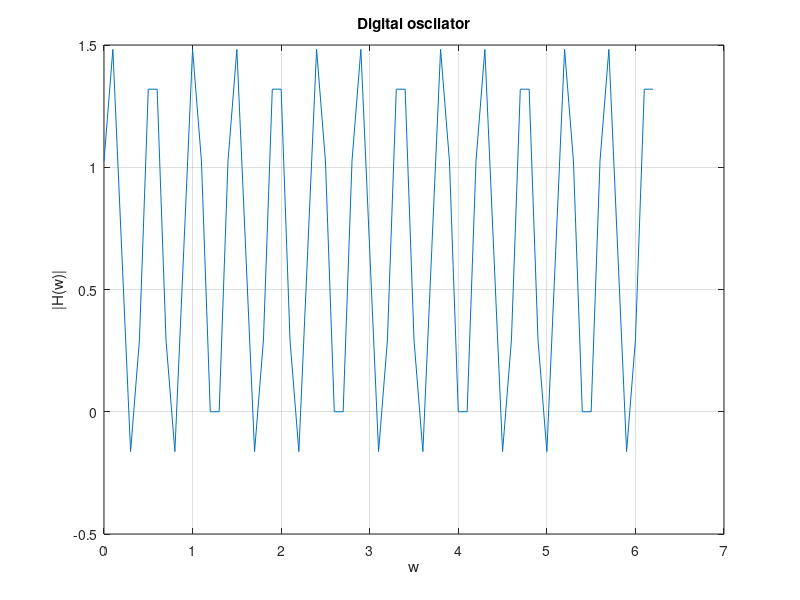

This chart was generated by the following MATLAB code:
1;
% Tecnologico de Costa Rica
% Escuela de Ingenieria Electronica
% El-5805 Procesamiento Digital de Señales

% This Octave File solves the
% problems given for the Course
% Digital Signal Processing

% Define a function called grapher, this
% functions lets generate a graph of a
% signal
% This function reveices a graph set up, as follow:
% ROWS : integer
% COLUMNS : integer
% POSITION : integer
% GRAPH TITLE : string
% X AXIS TITLE : string
% Y AXIS TITLE : string
% SIGNAL : vector
function grapherContinuos = grapherContinuos(rows, columns, position, graph_title, x_axis, y_axis, domain, signal)
    ws = subplot(rows,columns,position);
    plot(domain, signal);
    grid(ws, 'on');
    title(graph_title);
    xlabel(x_axis);
    ylabel(y_axis);
end

% Windows Title
figure('name', 'Exercise #10 - Digital Signal Processing');

% Core
% Lets set the domain
domain = 0:0.1:2*pi;

% Final result
out = domain;

% Frequency
w_0 = 3*pi/7;

% Index of the result
n = 1;

%Algorithm
for index = domain
  first = 0;
  second = 0;
  third = 1/sin(w_0);
  if(n-1 < 1)
    first = 0;
  else
     first = 2*cos(w_0)*out(n-1);
  endif
  if(n-2 < 1)
    second = 0;
  else
    second = out(n-2);
  endif
  out(n) = first - second + third;
  n++;
endfor


% Graph
ROWS = 1;
COLUMNS = 1;
x_axis_label = 'w';

graph_title = 'Digital oscilator';
y_axis_label = '|H(w)|';
grapherContinuos(ROWS, COLUMNS, 1, graph_title, x_axis_label, y_axis_label,domain,out);
